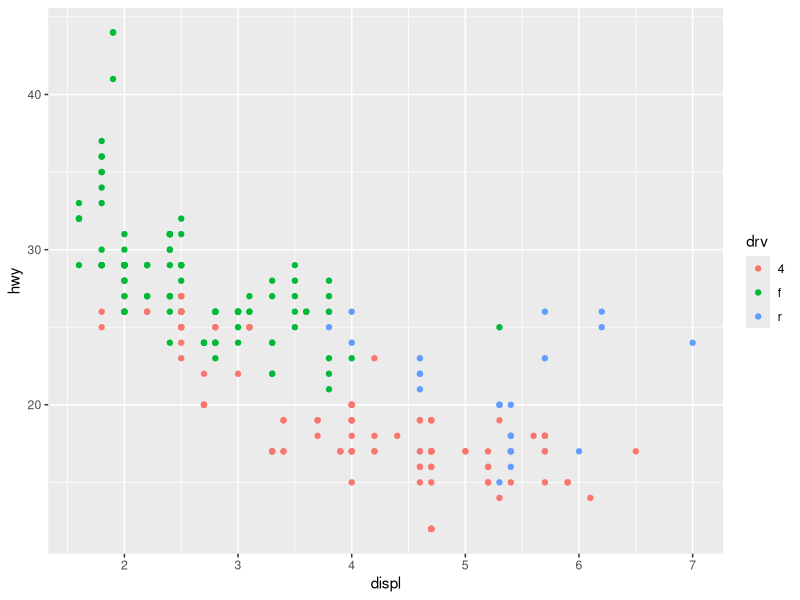
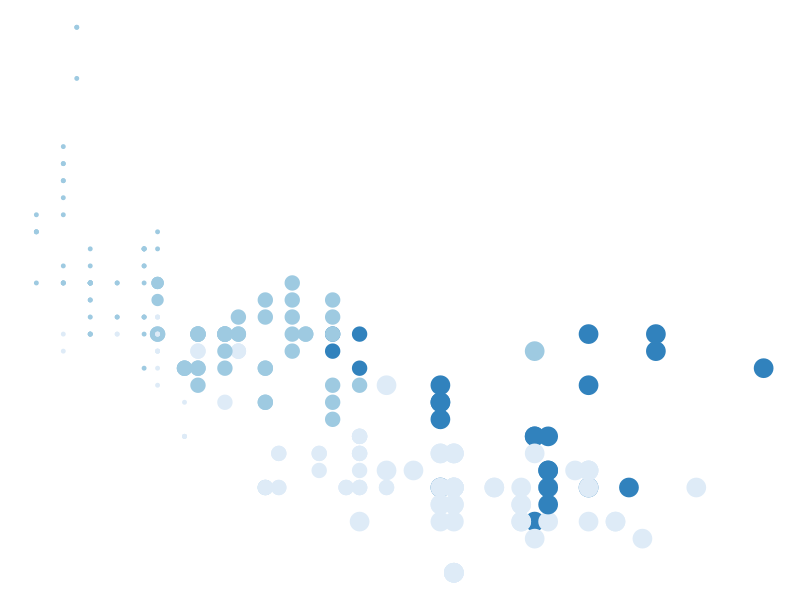
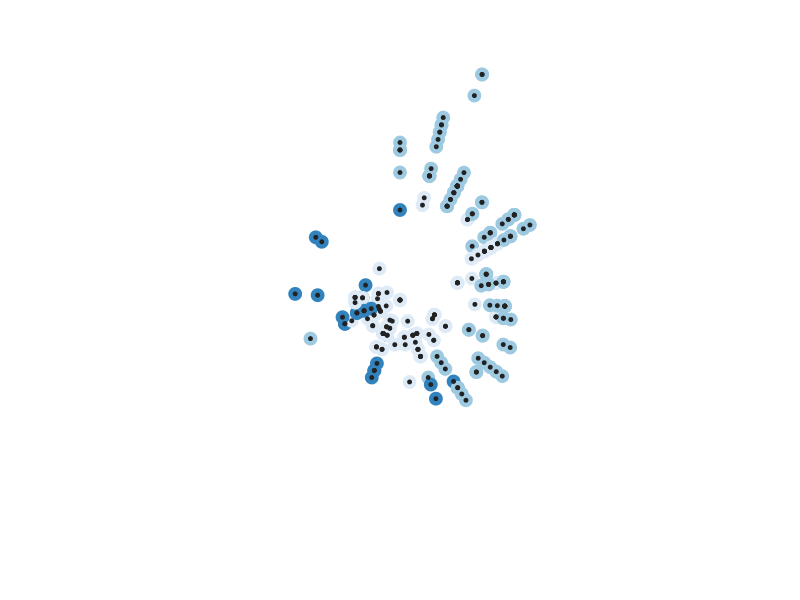
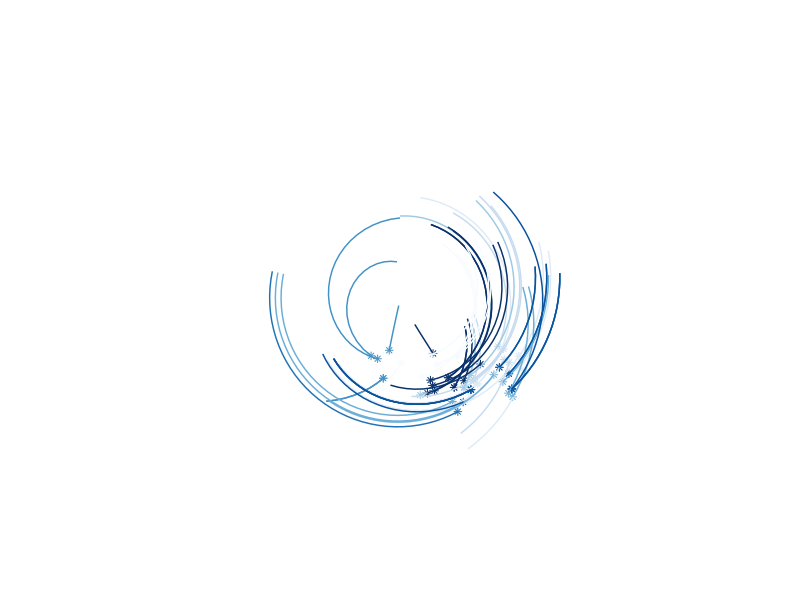

Write R code to recreate these figures, in order.
## ---- chunk 1
library(dplyr)
library(ggplot2)
library(tibble)
library(scales)
library(ggthemes)
## ---- chunk 2
mpg |>
  ggplot(aes(displ, hwy, colour = drv)) + 
  geom_point()

mpg |>
  ggplot(aes(displ, hwy, colour = drv, size = cyl)) + 
  geom_point(show.legend = FALSE) + 
  theme_void() + 
  scale_color_brewer()

mpg |>
  ggplot(aes(displ, hwy, colour = drv)) + 
  geom_point(show.legend = FALSE, size = 4) + 
  geom_point(show.legend = FALSE, size = 1, colour = "#222222") + 
  coord_polar() + 
  theme_void() + 
  scale_color_brewer()
## ---- chunk 3
#| warning: FALSE
mpg |> 
  ggplot(aes(displ, hwy, color = model)) +
  geom_point(shape = 8, show.legend = FALSE) +
  geom_spoke(aes(angle = cty, radius = cyl), show.legend = FALSE)  +
  coord_polar() + 
  theme_void() + 
  scale_color_brewer()
  
